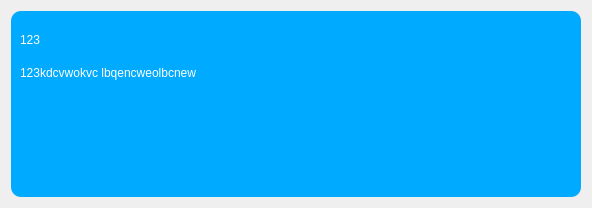
<?xml version="1.0" encoding="UTF-8"?>
<ui version="4.0">
 <class>Form</class>
 <widget class="QWidget" name="Form">
  <property name="geometry">
   <rect>
    <x>0</x>
    <y>0</y>
    <width>592</width>
    <height>208</height>
   </rect>
  </property>
  <property name="windowTitle">
   <string>Form</string>
  </property>
  <layout class="QGridLayout" name="gridLayout">
   <property name="spacing">
    <number>0</number>
   </property>
   <item row="0" column="0">
    <widget class="QFrame" name="frame">
     <property name="styleSheet">
      <string notr="true">background-color: rgb(0, 170, 255);
color: rgb(255, 255, 255);
border-radius: 10px</string>
     </property>
     <property name="frameShape">
      <enum>QFrame::StyledPanel</enum>
     </property>
     <property name="frameShadow">
      <enum>QFrame::Raised</enum>
     </property>
     <layout class="QVBoxLayout" name="verticalLayout">
      <item>
       <widget class="QLabel" name="label">
        <property name="sizePolicy">
         <sizepolicy hsizetype="Preferred" vsizetype="Preferred">
          <horstretch>0</horstretch>
          <verstretch>0</verstretch>
         </sizepolicy>
        </property>
        <property name="maximumSize">
         <size>
          <width>16777215</width>
          <height>40</height>
         </size>
        </property>
        <property name="styleSheet">
         <string notr="true">font: 16pt &quot;MS Shell Dlg 2&quot;;
</string>
        </property>
        <property name="text">
         <string>123</string>
        </property>
       </widget>
      </item>
      <item>
       <widget class="QLabel" name="label_2">
        <property name="maximumSize">
         <size>
          <width>16777215</width>
          <height>180</height>
         </size>
        </property>
        <property name="styleSheet">
         <string notr="true">font: 12pt &quot;MS Shell Dlg 2&quot;;</string>
        </property>
        <property name="text">
         <string>123kdcvwokvc lbqencweolbcnew</string>
        </property>
        <property name="scaledContents">
         <bool>true</bool>
        </property>
        <property name="alignment">
         <set>Qt::AlignLeading|Qt::AlignLeft|Qt::AlignTop</set>
        </property>
        <property name="openExternalLinks">
         <bool>false</bool>
        </property>
       </widget>
      </item>
     </layout>
    </widget>
   </item>
  </layout>
 </widget>
 <resources/>
 <connections/>
</ui>
